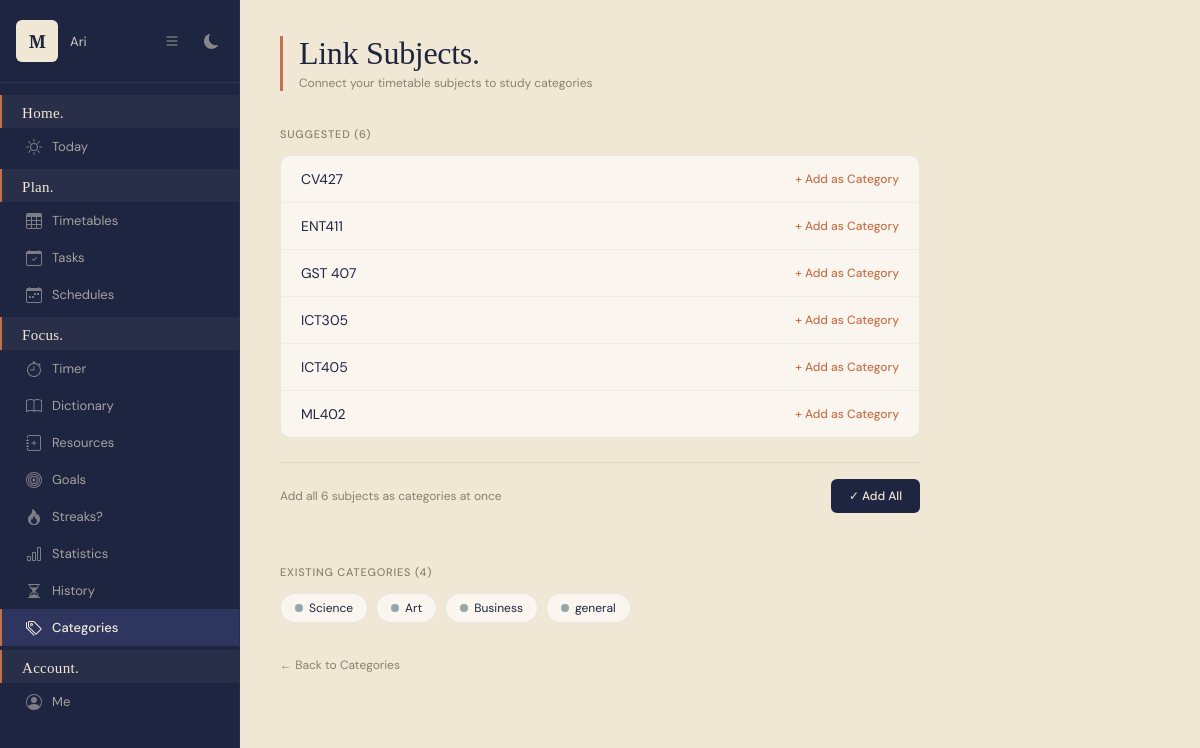
/study/subjects/suggest/ (signed in), run on an earlier commit of the app's database.
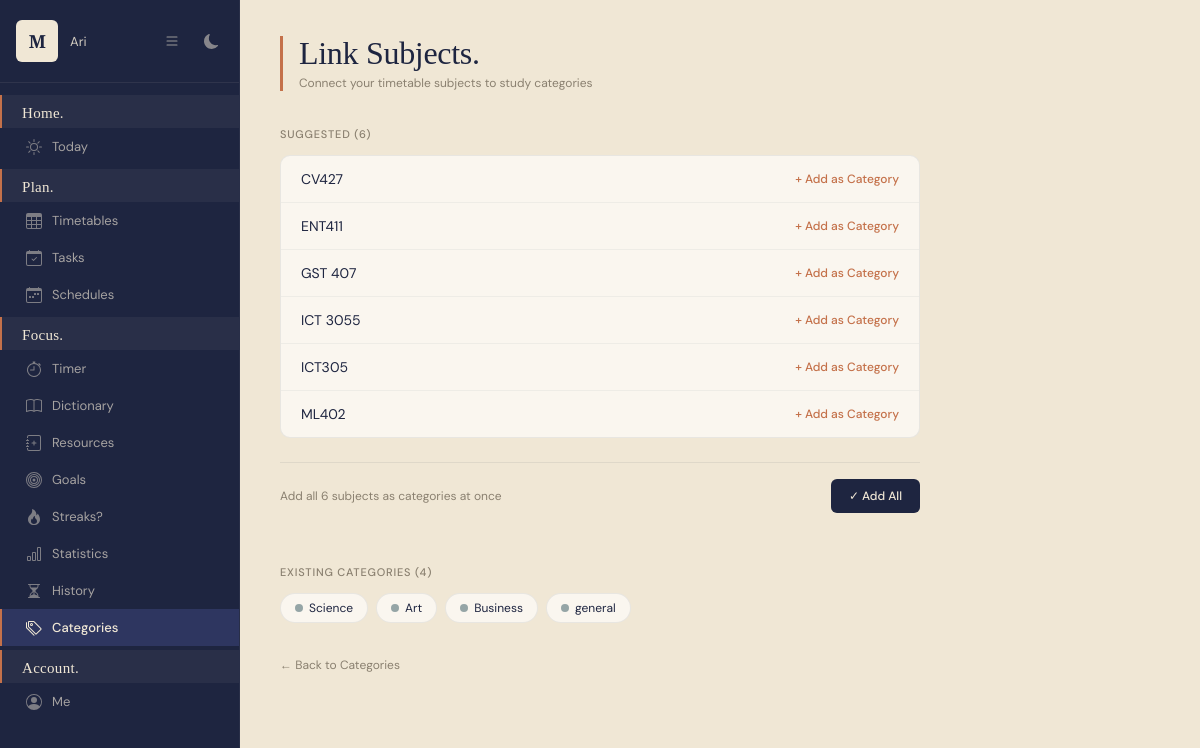
And on a later commit of the database.
### planner/models.py (models this page shows, shortened)
class Subject_and_location(models.Model):
    subject = models.CharField(max_length=1000)
    location = models.CharField(max_length=100)
    category = models.ForeignKey(
        'StudyCategory',
        on_delete=models.SET_NULL,
        null=True,
        blank=True
    )

### planner/views/study_views.py (the view)
# urls.py: path('study/subjects/suggest/', views.suggest_subjects, name='suggest_subjects'),
@login_required(login_url='planner:login')
def suggest_subjects(request):
    user_timetables = Timetable.objects.filter(user=request.user)
    timetable_entries = TimetableEntry.objects.filter(timetable__in=user_timetables)
    subjects = set(entry.subjectInfo.subject for entry in timetable_entries)
    existing_categories = StudyCategory.objects.filter(user=request.user).values_list('name', flat=True)
    suggested_subjects = sorted([s for s in subjects if s not in existing_categories])
    return render(request, 'study/suggest_subjects.html', {
        'suggested_subjects': suggested_subjects,
        'existing_categories': existing_categories,
    })

### planner/templates/study/suggest_subjects.html (shortened to what this page needs)
{% extends 'base.html' %}
{% block nav_categories %}active{% endblock %}
{% block content %}
<div class="suggest-page">
    <div class="suggest-header">
        <h1 class="suggest-title">Link Subjects.</h1>
        <p class="suggest-subtitle">Connect your timetable subjects to study categories</p>
    </div>
    {% if suggested_subjects %}
        <span class="suggest-section-label">
            Suggested ({{ suggested_subjects|length }})
        </span>
        <div class="suggest-list">
            {% for subject in suggested_subjects %}
            <div class="suggest-row">
                <span class="suggest-subject-name">{{ subject }}</span>
                <a href="{% url 'planner:quick_add_category' subject %}"
                   class="suggest-add-link">+ Add as Category</a>
            </div>
            {% endfor %}
        </div>
        <div class="suggest-bulk">
            <span class="suggest-bulk-text">Add all {{ suggested_subjects|length }} subjects as categories at once</span>
            <form method="post" action="{% url 'planner:bulk_add_categories' %}">
                <button type="submit" class="btn btn-primary" style="font-size:12px;">
                    ✓ Add All
                </button>
            </form>
        </div>
    {% else %}
        <div class="suggest-all-done">
            <p class="suggest-all-done-title">All linked! 🎉</p>
            <p class="suggest-all-done-text">All your timetable subjects are already categories.</p>
        </div>
    {% endif %}
    {% if existing_categories %}
    <span class="suggest-section-label">
        Existing Categories ({{ existing_categories|length }})
    </span>
    <div class="suggest-existing">
        {% for category in existing_categories %}
        <span class="suggest-existing-pill">
            <span class="suggest-existing-dot"
                  style="background: {{ category.color|default:'#95a5a6' }};"></span>
            {{ category }}
        </span>
        {% endfor %}
    </div>
    {% endif %}
    <a href="{% url 'planner:manage_categories' %}" class="suggest-back">← Back to Categories</a>
</div>
{% endblock %}

What changed in the data, as far as the page shows it:
no longer on this page (row unchanged): Subject_and_location: suggested_subjects "ICT405"
added Subject_and_location: suggested_subjects "ICT 3055"
Also different on the page:
new list line: "+ Add as Category"
list line gone: "+ Add as Category"
